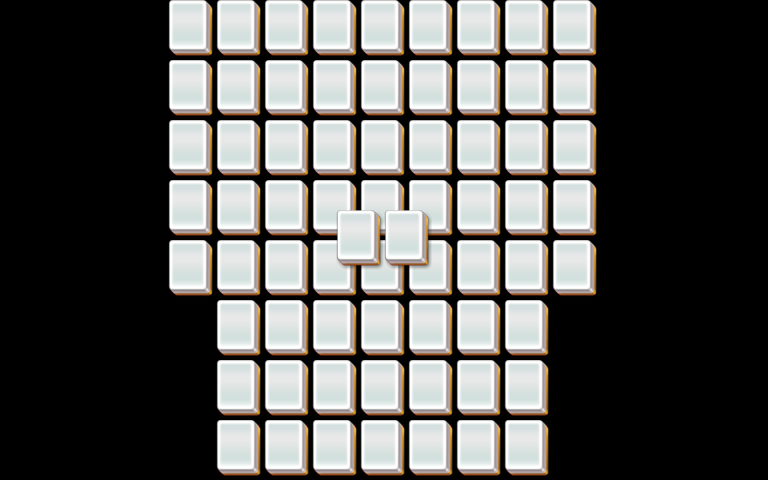

Tiled map render using the project's own tile images. Description and the map definition, with tile-layer contents summarised, below:
An orthogonal 32x16 tile map with 24x30 px tiles, 5 tile layers (layer1, layer2, layer3, layer4, ...).

<map version="1.0" orientation="orthogonal" width="32" height="16" tilewidth="24" tileheight="30">
 <properties>
  <property name="species" value="20" />
 </properties>
 <tileset firstgid="1" name="mahjong" tilewidth="48" tileheight="60">
  <image source="mahjong.png" />
 </tileset>
 <layer name="layer1" width="32" height="16">
  <data>[512 cells, 66 non-empty, 1 distinct tile ids]</data>
 </layer>
 <layer name="layer2" width="32" height="16">
  <data>[512 cells, 66 non-empty, 1 distinct tile ids]</data>
 </layer>
 <layer name="layer3" width="32" height="16">
  <data>[512 cells, 45 non-empty, 1 distinct tile ids]</data>
 </layer>
 <layer name="layer4" width="32" height="16">
  <data>[512 cells, 16 non-empty, 1 distinct tile ids]</data>
 </layer>
 <layer name="layer5" width="32" height="16">
  <data>[512 cells, 7 non-empty, 1 distinct tile ids]</data>
 </layer>
</map>
